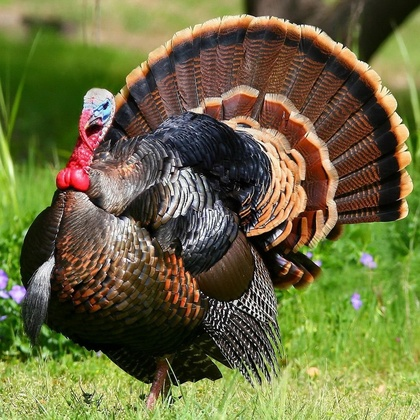
%> input picture Image Compression/square.jpg, 420 x 420 px, shrunk from 1024 x 1024 before the run
$ octave p5_2_13.m   (GNU Octave 9; MATLAB toolbox functions it lacks are replaced by stand-ins)
%> lines starting %> are read from the running program, lines starting %| are printed output that depends on the picture
clear; close all;
%read the image into a matrix img
img = imread('square.jpg');
%> img is the input picture: size 420x420x3 uint8; mean R, G, B 108.4, 107.3, 64
%converts it into matrix of doubles
double_img = double(img);
%imgRed for the red channel of the image
imgRed= double_img(:,:,1);
%imgGreen for the green channel of the image
imgGreen = double_img(:,:,2);
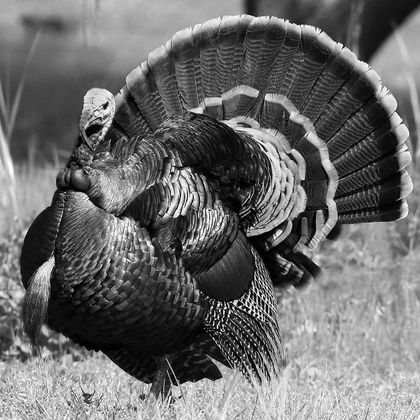
%> imgGreen: size 420x420 double; min 0, max 255, mean 107.3
%imgBlue for the blue channel of the image
imgBlue = double_img(:,:,3);

%% Compressing the red channel %%
%Here I find the DST of the red channel by multiplying the rows and columns
%by the S matrix (whichs is given by the S return function)
imRedComp = sReturn(imgRed)*imgRed*sReturn(imgRed);
%> after the loop in sReturn, `for i = 1:n`:
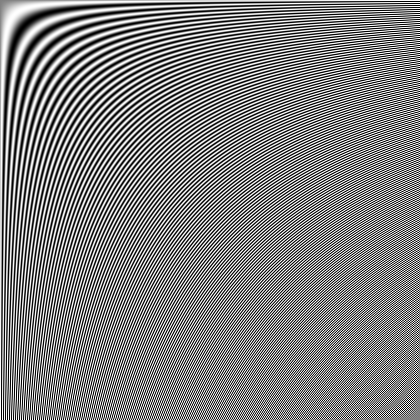
%> s: size 420x420 double; min -0.069, max 0.069, mean 0.000431; drawn with min black and max white
newRedFrequencies = filter(imRedComp);
finalRed = sReturn(newRedFrequencies)*newRedFrequencies*sReturn(newRedFrequencies);
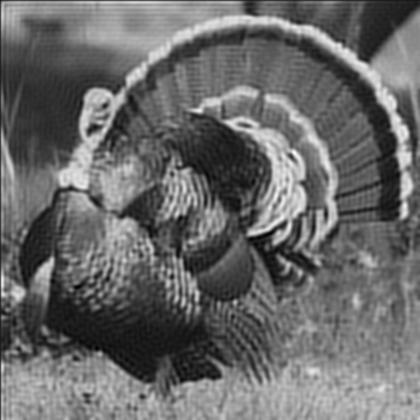
%> finalRed: size 420x420 double; min -25.71, max 296.8, mean 108.1; drawn with min black and max white

%% Compressing the green channel %%
imGreenComp = sReturn(imgGreen)*imgGreen*sReturn(imgGreen);
%Here I apply the "filter" function which effectively sets the value in the
%Transformed matrix equal to 0 if frequency is above a certain threshold,
%which whill save space on memory
newGreenFrequencies = filter(imGreenComp);
finalGreen = sReturn(newGreenFrequencies)*newGreenFrequencies*sReturn(newGreenFrequencies);
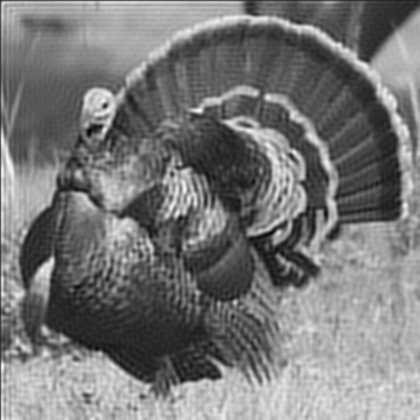
%> finalGreen: size 420x420 double; min -35.33, max 265.6, mean 107; drawn with min black and max white

%% Compressing the blue channel %%
imBlueComp = sReturn(imgBlue)*imgBlue*sReturn(imgBlue);
newBlueFrequencies = filter(imBlueComp);
%Here, in order to get back to the original image x, I employed the fact
%that the matrix S is its own transpose and also its own inverse.
%Therefore, if y = SxS, to get back to y, x = SyS.
finalBlue = sReturn(newBlueFrequencies)*newBlueFrequencies*sReturn(newBlueFrequencies);
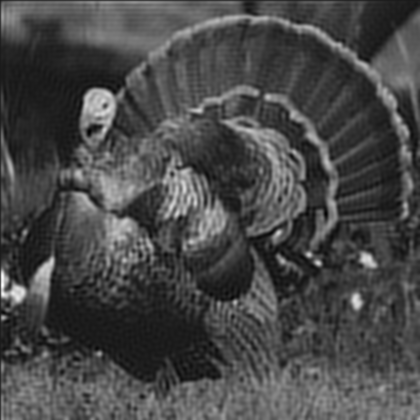
%> finalBlue: size 420x420 double; min -35.08, max 310.7, mean 63.9; drawn with min black and max white

%setting the channels to the appropriate compressed matrices
finalImg(:,:,1) = finalRed;
finalImg(:,:,2) = finalGreen;
finalImg(:,:,3) = finalBlue;
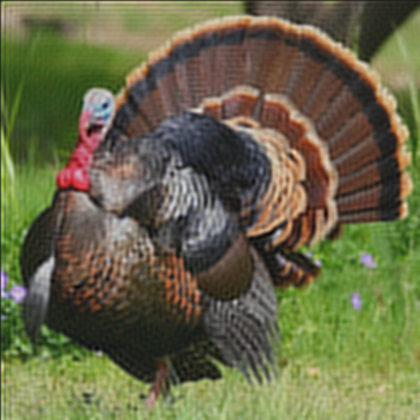
%> finalImg: size 420x420x3 double; mean R, G, B 108.1, 107, 63.9; drawn with min black and max white

%plotting each image
figure();
hold on
subplot(1,2,1);
imagesc(uint8(double_img));
title('Original Image');

subplot(1,2,2);
imagesc(uint8(finalImg));
title('Compressed image');
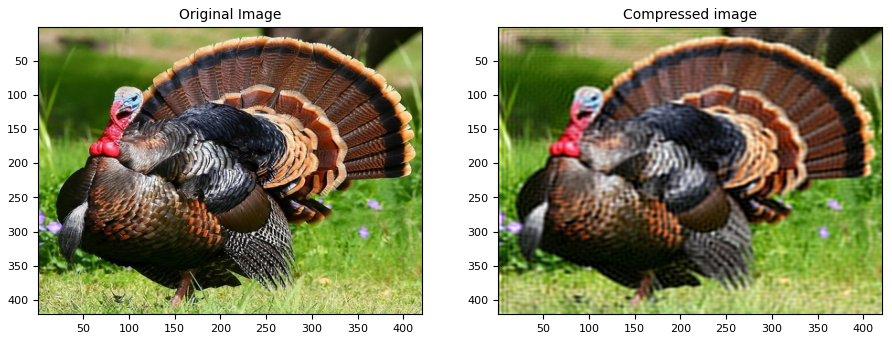
%> figure redrawn from the program's plot data, 2 panels
hold off
%imwrite(uint8(finalImg),"Pvalue=.05.jpg");
function [compressed_frequency] = filter(img)
p = .2;
%creating matrix of zeros because preallocating is faster than allocating
%during runtime
n = size(img,1);
compressed_frequency = zeros(n, n);
for i = 1:n
    for j = 1:n
        if((i+j)>p*2*n)
            compressed_frequency(i, j) = 0;
        else
            compressed_frequency(i, j) = img(i, j);
        end
    end
end
end


function [s] = sReturn(matr)
%since in this project the matrices are guaranteed to be square (nxn), I
%can get the size of just one dimension.
n = size(matr, 1);
%I preallocate the memory here to have an nxn matrix because this is faster
%than reallocating the memory each time I add an element to the array
s = zeros(n, n);
mult = sqrt(2/n);
for i = 1:n
    for j = 1:n
        s(i,j) = mult*sin((pi/n)*(i-.5)*(j-.5));
    end
end

end
